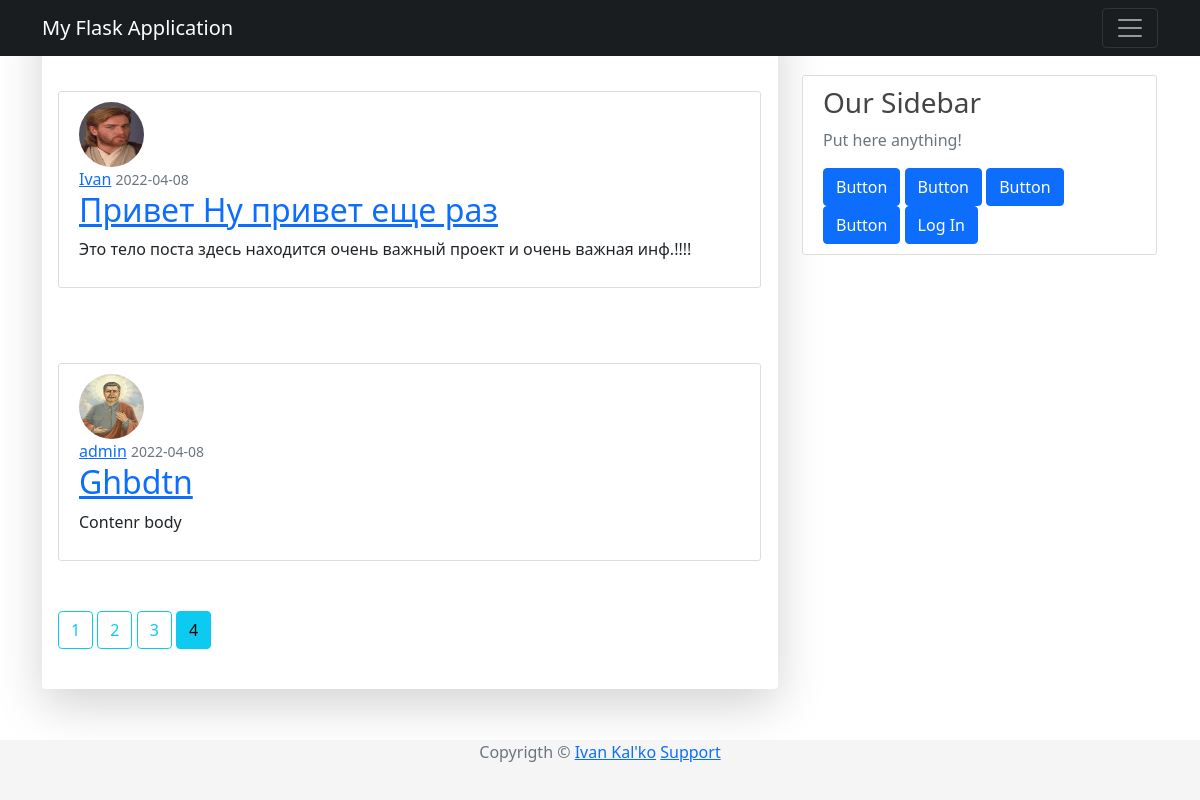
/home?page=4, run on the app's committed database.
### app/models/post.py (models this page shows, shortened)
class Post(db.Model):
    __tablename__ = "posts"
    id = db.Column(db.Integer, primary_key=True)
    title = db.Column(db.String(100), nullable=False)
    timestamp = db.Column(db.DateTime, nullable=False, default=datetime.utcnow)
    content = db.Column(db.Text, nullable=False)
    user_id = db.Column(db.Integer, db.ForeignKey("users.id"), nullable=False)
    comment = db.relationship('Comment', backref='article', lazy=True)

### app/models/user.py (models this page shows, shortened)
class User(UserMixin, db.Model):
    __tablename__ = "users"
    id = db.Column(db.Integer, primary_key=True)
    username = db.Column(db.String(64), unique=True, nullable=False)
    password_hash = db.Column(db.String(128), nullable=False)
    email = db.Column(db.String(120), nullable=False, unique=True)
    image_file = db.Column(db.String(20), nullable=False, default="default.png")
    join_date = db.Column(db.DateTime, nullable=False, default=datetime.utcnow)
    posts = db.relationship('Post', backref='author', lazy=True)

### app/routes/post.py (the view)
@app.route("/")
@app.route("/home")
def home_page():
    page = request.args.get("page", 1, type = int)
    posts = Post.query.order_by(Post.timestamp.desc()).paginate(page=page, per_page=2)
    return render_template("homepage.html", title="Home Page", posts=posts)

### app/templates/homepage.html
{% extends "base.html" %}
{% block content %}
  {% for post in posts.items %}
    <article class="media content-section">
      <img class="rounded-circle article-img" src="{{ url_for('static', filename='images/profiles/' + post.author.image_file) }}">
      <div class="media-body">
        <div class="article-metadata">
          <a class="mr-2" href="{{ url_for('user_public', username=post.author.username )}}">{{ post.author.username }}</a>
          <small class="text-muted">{{ post.timestamp.strftime('%Y-%m-%d') }}</small>
        </div>
        <h2>
          <a class="crticle-title" href="{{url_for('post', id=post.id )}}">{{ post.title }}</a>
        </h2>
        <p class="article-content">{{ post.content }}</p>
      </div>
    </article>
  {% endfor %}
  {% for page_num in posts.iter_pages() %}
    {% if page_num %}
        {% if posts.page == page_num %}
            <a class="btn btn-info mb-4" href="{{ url_for('home_page', page=page_num )}}">{{ page_num }}</a>
        {% else %}
          <a class="btn btn-outline-info mb-4" href="{{ url_for('home_page', page=page_num )}}">{{ page_num }}</a>
        {% endif %}
    {% else %}
        ...
    {% endif %}
  {% endfor %}
{% endblock %}

### app/static/css/base.css (style rules this page uses)
body { background: #fafafa; color: #333333; margin-top: 5rem; }
h1, h2, h3, h4, h5, h6 { color : #444444; }
.content-section { background: #ffffff; padding: 10px 20px; border: 1px solid #dddddd; border-radius: 3px; margin-right: 1px; margin-top: 75px; margin-bottom: 50px; }
.article-content { white-space: pre-line; }
.article-img { height: 65px; width: 65px; margin-right: 16px; }
html * { -webkit-font-smoothing: antialiased; -moz-osx-font-smoothing: grayscale; }
body { color: #67748e; font-weight: 400; line-height: 1.6; background-color: #fff; }
body { margin: 0; font-family: var(--bs-font-sans-serif); font-size: 1rem; line-height: 1.5; -webkit-text-size-adjust: 100%; -webkit-tap-highlight-color: rgba(0,0,0,0); }
:root { --bs-blue: #63b3ed; --bs-indigo: #596cff; --bs-purple: #6f42c1; --bs-pink: #d63384; --bs-red: #f56565; --bs-orange: #fd7e14; --bs-yellow: #fbd38d; --bs-green: #81e6d9; --bs-teal: #20c997; --bs-cyan: #0dcaf0; --bs-gray: #6c757d; --bs-gray-dark: #343a40; --bs-primary: #cb0c9f; --bs-secondary: #8392ab; --bs-success: #82d616; --bs-info: #17c1e8; --bs-warning: #f53939; --bs-danger: #ea0606; --bs-light: #e9ecef; --bs-dark: #252f40; --bs-white: #fff; --bs-font-sans-serif: Open Sans; --bs-font-monospace: SFMono-Regular,Menlo,Monaco,Consolas,"Liberation Mono","Courier New",monospace; --bs-gradient: linear-gradient(180deg,hsla(0,0%,100%,.15),hsla(0,0%,100%,0)); }

### data on the page
Post: image_file (picture), author.username "Ivan", timestamp "2022-04-08", title "Привет Ну привет еще раз", content "Это тело поста здесь находится очень важный проект и очень важная инф.!!!!"
Post: image_file (picture), author.username "admin", timestamp "2022-04-08", title "Ghbdtn", content "Contenr body"

### other printed values
{{ page_num }} "1" "2" "3"
{{ page_num }} "4"
